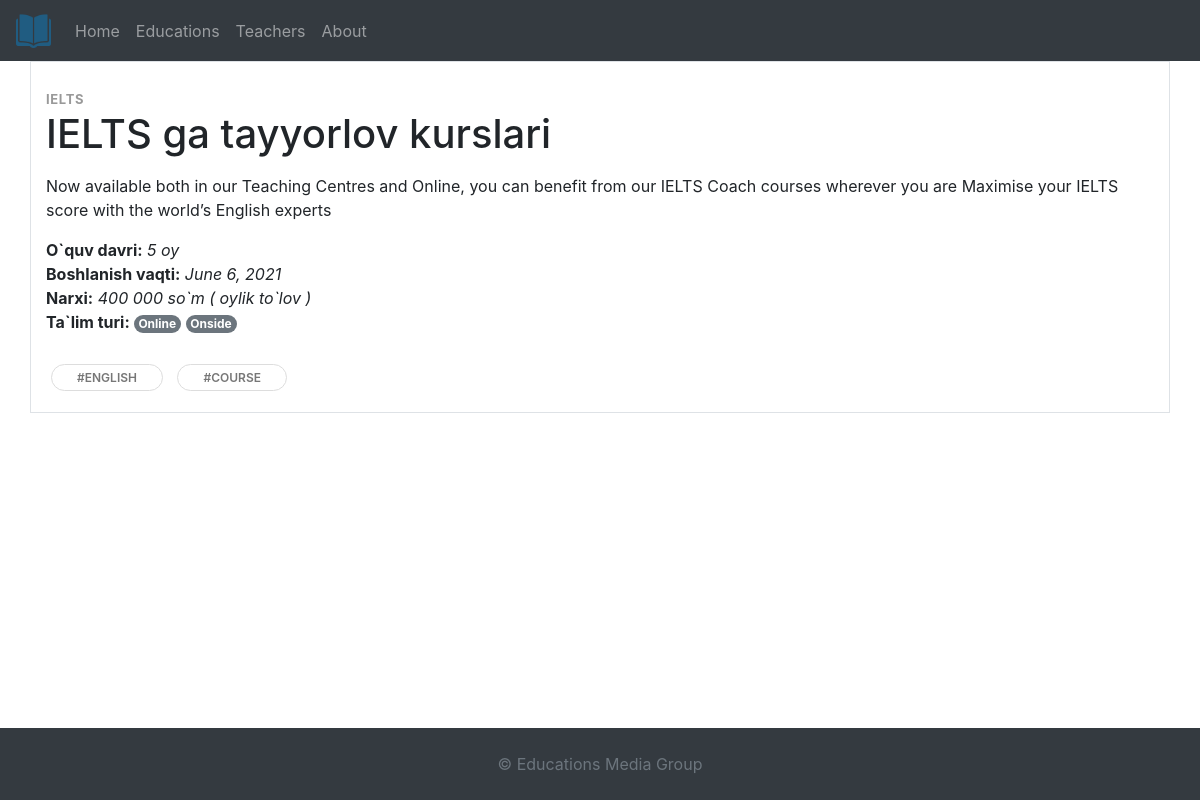
Page /ielts-ga-tayyorlov-kurslari/ on the committed database.
### educations/models.py (models this page shows, shortened)
class CourseType(models.Model):
    name = models.CharField(max_length=128)

class Course(models.Model):
    title = models.CharField(max_length=256)
    slug = models.SlugField(null=False, unique=True)
    description = models.CharField(max_length=1024)
    education = models.ForeignKey(Education, on_delete=models.CASCADE)
    unlisted = models.BooleanField(default=False, blank=True)
    course_type = models.ManyToManyField(CourseType)
    start_date = models.DateField(null=True, blank=True)
    course_length = models.ForeignKey(CourseLength, on_delete=models.CASCADE)
    tags = models.ManyToManyField(CourseTag, blank=True)
    price = models.CharField(max_length=128)
    rate_plan = models.ForeignKey(RatePlan, on_delete=models.CASCADE)
    type_of_education = models.ManyToManyField(TypeOfEducation)
    published_at = models.DateTimeField(default=datetime.now)

class CourseLength(models.Model):
    title = models.CharField(max_length=64)

class RatePlan(models.Model):
    name = models.CharField(max_length=64)

class TypeOfEducation(models.Model):
    title = models.CharField(max_length=64)

class CourseTag(models.Model):
    name = models.CharField(max_length=64)

### educations/views.py (the view)
# urls.py: path('<slug:slug>/', CourseView.as_view(), name="course"),
class CourseView(DetailView):
    model = Course
    template_name = "course.html"
    def get_queryset(self):
        return Course.objects.all()

### educations/templates/course.html (shortened to what this page needs)
{% extends 'blocks/base.html' %}
{% load static %}
{% block content %}
    <div class="container border">
        <dev class="col">
            <div class="row">
                <main class="post blog-post">
                    <div class="container">
                        <div class="post-single">
                            <div class="post-details">
                                <div class="post-meta d-flex justify-content-between">
                                    <div class="category">
                                        {% for type in course.course_type.all %}
                                            <a href="#">{{ type.name }}</a>
                                        {% endfor %}
                                    </div>
                                </div>
                                <div class="post-header  bg-purple">
                                    <h1 class="pb-2">{{ course.title }}</h1>
                                </div>
                                <div class="post-body">
                                    <p>{{ course.description }}</p>
                                    <strong>O`quv davri:</strong><em> {{ course.course_length.title }}</em><br>
                                    <strong>Boshlanish vaqti:</strong><em> {{ course.start_date }}</em><br>
                                    <Strong>Narxi:</Strong><em> {{ course.price }} ( {{ course.rate_plan.name }} )</em>
                                    <br>
                                    <Strong>Ta`lim turi: </Strong>
                                    {% for edu_type in course.type_of_education.all %}
                                        <a href="#" class="tag"><span
                                                class="badge rounded-pill bg-secondary text-white">{{ edu_type.title }}</span></a>
                                    {% endfor %}
                                </div>
                                <div class="post-tags">
                                    {% for tag in course.tags.all %}
                                        <a href="#" class="tag">#{{ tag.name }}</a>
                                    {% endfor %}
                                </div>
                            </div>
                        </div>
                    </div>
                </main>
            </div>
        </dev>
    </div>
{% endblock %}

### educations/static/css/style.css (style rules this page uses)
.post .category a { color: #999; letter-spacing: 0.05em; font-weight: 700; text-transform: uppercase; text-decoration: none; }
.category a { color: #999; letter-spacing: 0.08em; font-weight: 700; text-transform: uppercase; text-decoration: none; font-size: 13px; }
.category a::after { content: ','; color: #ddd; display: inline-block; margin-right: 5px; }
.category a:last-of-type::after { display: none; }
.post .post-tags { margin-top: 30px; }
.post .post-tags .tag { padding: 5px 25px; border: 1px solid #ddd; margin: 5px; color: #777; font-size: 0.75em; text-transform: uppercase; font-weight: 600; text-decoration: none; border-radius: 50px; }

### rows in the picture
CourseType: name "IELTS"
Course: title "IELTS ga tayyorlov kurslari", description "Now available both in our Teaching Centres and Online, you can benefit from our IELTS Coach courses wherever you are Maximise your IELTS score with the world’s English experts", course_length "5 oy", start_date "June 6, 2021", price "400 000 so`m", rate_plan.name "oylik to`lov"
TypeOfEducation: title "Online"
TypeOfEducation: title "Onside"
CourseTag: name "ENGLISH"
CourseTag: name "COURSE"
